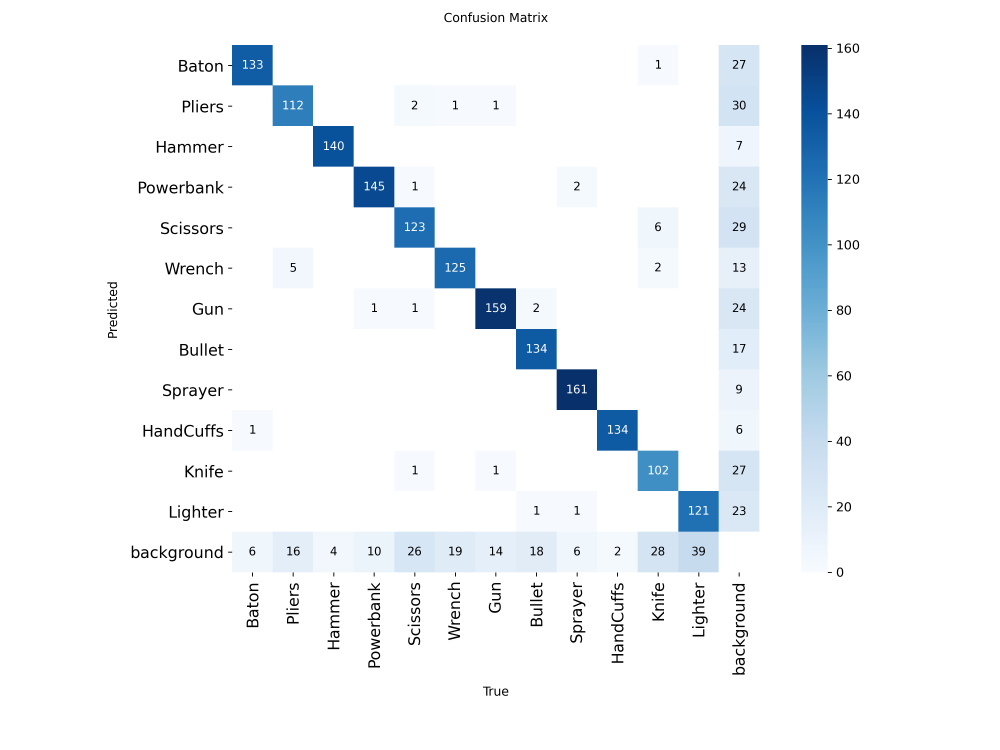
#> input picture runs/detect/val/confusion_matrix.png, 3000 x 2250 px, found by its file name (shown at 1/3 size); its folder holds 5 pictures in this run
$ jupyter execute --allow-errors analysis.ipynb
#> lines starting #> are read from the running program, lines starting #| are printed output that depends on the picture
### src/utils.py
"""
utils.py — Config loading, logging, device setup, checkpoint helpers
"""
import os
import yaml
import logging
import torch
import random
import numpy as np
from pathlib import Path


def load_config(path: str = "config.yaml") -> dict:
    with open(path, "r") as f:
        return yaml.safe_load(f)


# [30 lines left out: functions get_device, set_seed, setup_logger, not called in this run]


def save_checkpoint(state: dict, path: str):
    Path(path).parent.mkdir(parents=True, exist_ok=True)
    torch.save(state, path)


# [9 lines left out: function load_checkpoint, not called in this run]

### notebooks/analysis.ipynb
# X-Ray Baggage Screening — Analysis Notebook
**ResNet-50 · SIXray Dataset · Grad-CAM**

Run cells in order after completing training (`python src/train.py --demo`)

[cell 1]
import os, sys, json
import numpy as np
import pandas as pd
import matplotlib.pyplot as plt
import matplotlib.gridspec as gridspec
import seaborn as sns
from PIL import Image
from pathlib import Path

# Ensure imports from src/
sys.path.insert(0, os.path.abspath('..'))
from src.utils import load_config
cfg = load_config('../config.yaml')

sns.set_theme(style='whitegrid', palette='muted')
plt.rcParams['figure.dpi'] = 120
#> (the rest of this cell did not finish here and is left out)

## 1. Dataset Exploration (EDA)

[cell 2]
# Count images per class
raw_root = Path('../') / cfg['dataset']['root']
pos_dir = raw_root / 'positive'
neg_dir = raw_root / 'negative'

exts = {'.jpg','.jpeg','.png','.bmp'}
pos_files = [f for f in pos_dir.glob('*') if f.suffix.lower() in exts]
neg_files = [f for f in neg_dir.glob('*') if f.suffix.lower() in exts]

print(f'Positive (prohibited): {len(pos_files):,}')
print(f'Negative (safe):       {len(neg_files):,}')
print(f'Imbalance ratio:       1 : {len(neg_files)/max(len(pos_files),1):.1f}')

# Bar chart
fig, ax = plt.subplots(figsize=(6, 4))
ax.bar(['Prohibited', 'Safe'], [len(pos_files), len(neg_files)],
       color=['#F44336', '#4CAF50'], width=0.5)
ax.set_title('Class Distribution', fontweight='bold')
ax.set_ylabel('Image Count')
for bar, n in zip(ax.patches, [len(pos_files), len(neg_files)]):
    ax.text(bar.get_x() + bar.get_width()/2, bar.get_height() + 20,
            f'{n:,}', ha='center', va='bottom', fontweight='bold')
plt.tight_layout(); plt.show()
#> after `plt.tight_layout()`:
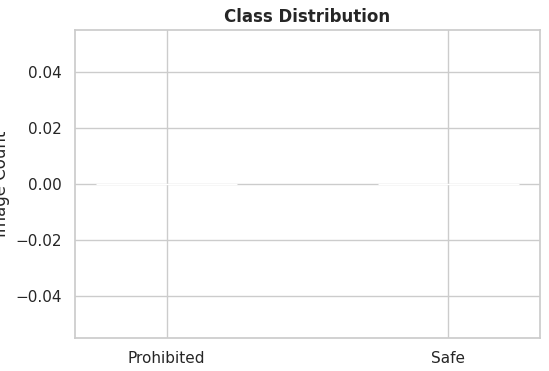
#> figure drawn by matplotlib, 1 panel

[cell 3]
# Display sample images from each class
import random
n_show = 8
pos_sample = random.sample(pos_files, min(n_show, len(pos_files)))
neg_sample = random.sample(neg_files, min(n_show, len(neg_files)))

fig, axes = plt.subplots(2, n_show, figsize=(n_show*2, 5))
fig.suptitle('Sample X-Ray Images', fontsize=13, fontweight='bold')
for i, (pos, neg) in enumerate(zip(pos_sample, neg_sample)):
    axes[0, i].imshow(Image.open(pos).resize((112,112)), cmap='gray')
    axes[0, i].axis('off')
    axes[1, i].imshow(Image.open(neg).resize((112,112)), cmap='gray')
    axes[1, i].axis('off')
axes[0, 0].set_ylabel('Prohibited', fontsize=11, color='#F44336')
axes[1, 0].set_ylabel('Safe', fontsize=11, color='#4CAF50')
plt.tight_layout(); plt.show()

[cell 4]
# Pixel intensity histograms
def sample_pixels(files, n=5):
    vals = []
    for f in random.sample(files, min(n, len(files))):
        arr = np.array(Image.open(f).convert('L'))
        vals.extend(arr.flatten().tolist())
    return vals

pos_px = sample_pixels(pos_files, 10)
neg_px = sample_pixels(neg_files, 10)

fig, ax = plt.subplots(figsize=(8, 4))
ax.hist(pos_px, bins=60, alpha=0.6, color='#F44336', label='Prohibited', density=True)
ax.hist(neg_px, bins=60, alpha=0.6, color='#4CAF50', label='Safe', density=True)
ax.set_xlabel('Pixel Intensity'); ax.set_ylabel('Density')
ax.set_title('Pixel Intensity Distribution')
ax.legend(); plt.tight_layout(); plt.show()
#> after `ax.legend()`:
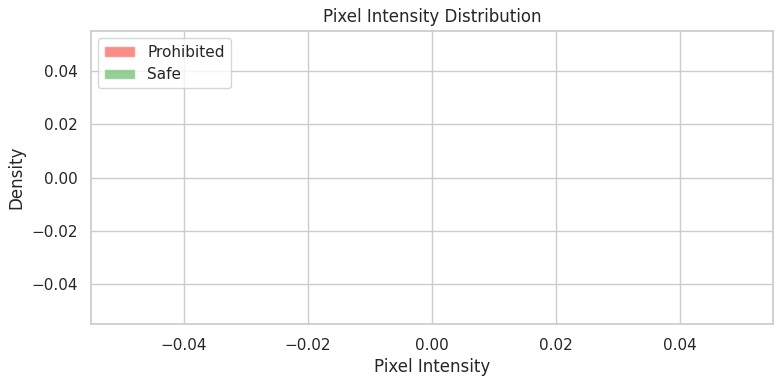
#> figure drawn by matplotlib, 1 panel

## 2. Training Curves

#> (a cell that did not finish here is left out)

## 3. Evaluation Metrics

[cell 6]
report_path = Path('../') / cfg['outputs']['viz_dir'] / 'metrics_report.json'
if not report_path.exists():
    print('No metrics report. Run: python src/evaluate.py')
else:
    with open(report_path) as f:
        metrics = json.load(f)

    print('=== Summary Metrics ===')
    print(f"ROC-AUC:            {metrics['roc_auc']:.4f}")
    print(f"Average Precision:  {metrics['average_precision']:.4f}")
    print(f"Best Threshold:     {metrics['best_threshold']:.2f}")
    print(f"Best F1 @ thresh:   {metrics['best_f1_at_thresh']:.4f}")
    print()

    rows = []
    for cls in ['Safe', 'Prohibited']:
        d = metrics['per_class'].get(cls, {})
        rows.append({'Class': cls,
                     'Precision': d.get('precision',0),
                     'Recall':    d.get('recall',0),
                     'F1':        d.get('f1-score',0),
                     'Support':   int(d.get('support',0))})
    print(pd.DataFrame(rows).to_string(index=False))

## 4. Grad-CAM Visualizations

[cell 7]
gradcam_path = Path('../') / cfg['outputs']['viz_dir'] / 'gradcam_grid.png'
if gradcam_path.exists():
    img = Image.open(gradcam_path)
    plt.figure(figsize=(16, 10))
    plt.imshow(img)
    plt.axis('off')
    plt.title('Grad-CAM — Model Attention on Test Set', fontsize=14, fontweight='bold')
    plt.tight_layout(); plt.show()
else:
    print('No Grad-CAM grid. Run: python src/gradcam.py')

## 5. Confusion Matrix + ROC

[cell 8]
viz_dir = Path('../') / cfg['outputs']['viz_dir']
fig, axes = plt.subplots(1, 3, figsize=(18, 5))
plots = ['confusion_matrix.png', 'roc_curve.png', 'pr_curve.png']
titles = ['Confusion Matrix', 'ROC Curve', 'PR Curve']
for ax, pname, title in zip(axes, plots, titles):
    p = viz_dir / pname
    if p.exists():
        ax.imshow(Image.open(p))
    else:
        ax.text(0.5, 0.5, f'Missing\n{pname}', ha='center', va='center',
                transform=ax.transAxes)
    ax.set_title(title, fontweight='bold'); ax.axis('off')
plt.tight_layout(); plt.show()
